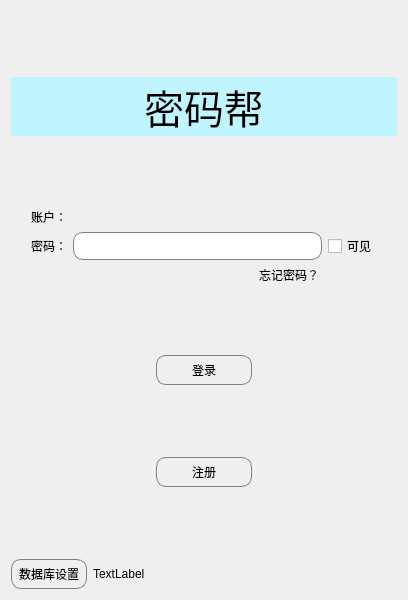
<?xml version="1.0" encoding="UTF-8"?>
<ui version="4.0">
 <class>Login</class>
 <widget class="QWidget" name="Login">
  <property name="geometry">
   <rect>
    <x>0</x>
    <y>0</y>
    <width>408</width>
    <height>600</height>
   </rect>
  </property>
  <property name="windowTitle">
   <string>密码帮登录</string>
  </property>
  <layout class="QVBoxLayout" name="verticalLayout">
   <item>
    <spacer name="verticalSpacer_4">
     <property name="orientation">
      <enum>Qt::Vertical</enum>
     </property>
     <property name="sizeHint" stdset="0">
      <size>
       <width>20</width>
       <height>40</height>
      </size>
     </property>
    </spacer>
   </item>
   <item>
    <widget class="QLabel" name="label">
     <property name="font">
      <font>
       <family>楷体</family>
       <pointsize>30</pointsize>
       <bold>false</bold>
      </font>
     </property>
     <property name="styleSheet">
      <string notr="true">background-color: rgb(192, 245, 255);</string>
     </property>
     <property name="text">
      <string>密码帮</string>
     </property>
     <property name="alignment">
      <set>Qt::AlignCenter</set>
     </property>
    </widget>
   </item>
   <item>
    <spacer name="verticalSpacer_5">
     <property name="orientation">
      <enum>Qt::Vertical</enum>
     </property>
     <property name="sizeHint" stdset="0">
      <size>
       <width>20</width>
       <height>40</height>
      </size>
     </property>
    </spacer>
   </item>
   <item>
    <layout class="QHBoxLayout" name="horizontalLayout_4">
     <item>
      <spacer name="horizontalSpacer_3">
       <property name="orientation">
        <enum>Qt::Horizontal</enum>
       </property>
       <property name="sizeType">
        <enum>QSizePolicy::Fixed</enum>
       </property>
       <property name="sizeHint" stdset="0">
        <size>
         <width>20</width>
         <height>20</height>
        </size>
       </property>
      </spacer>
     </item>
     <item>
      <layout class="QGridLayout" name="gridLayout">
       <item row="1" column="1">
        <widget class="QLineEdit" name="lineEdit_password">
         <property name="styleSheet">
          <string notr="true">QLineEdit {
    border: 1px solid gray;
    border-radius: 10px;
    padding: 5px;
}
</string>
         </property>
         <property name="echoMode">
          <enum>QLineEdit::Password</enum>
         </property>
        </widget>
       </item>
       <item row="1" column="2">
        <widget class="QCheckBox" name="checkBox_showPwd">
         <property name="text">
          <string>可见</string>
         </property>
        </widget>
       </item>
       <item row="1" column="0">
        <widget class="QLabel" name="label_3">
         <property name="text">
          <string>密码：</string>
         </property>
        </widget>
       </item>
       <item row="0" column="0">
        <widget class="QLabel" name="label_2">
         <property name="text">
          <string>账户：</string>
         </property>
        </widget>
       </item>
      </layout>
     </item>
     <item>
      <spacer name="horizontalSpacer_4">
       <property name="orientation">
        <enum>Qt::Horizontal</enum>
       </property>
       <property name="sizeType">
        <enum>QSizePolicy::Fixed</enum>
       </property>
       <property name="sizeHint" stdset="0">
        <size>
         <width>20</width>
         <height>20</height>
        </size>
       </property>
      </spacer>
     </item>
    </layout>
   </item>
   <item>
    <layout class="QHBoxLayout" name="horizontalLayout_5">
     <item>
      <spacer name="horizontalSpacer_7">
       <property name="orientation">
        <enum>Qt::Horizontal</enum>
       </property>
       <property name="sizeType">
        <enum>QSizePolicy::Fixed</enum>
       </property>
       <property name="sizeHint" stdset="0">
        <size>
         <width>200</width>
         <height>5</height>
        </size>
       </property>
      </spacer>
     </item>
     <item>
      <widget class="QPushButton" name="button_lossPwd">
       <property name="sizePolicy">
        <sizepolicy hsizetype="Minimum" vsizetype="Fixed">
         <horstretch>0</horstretch>
         <verstretch>0</verstretch>
        </sizepolicy>
       </property>
       <property name="styleSheet">
        <string notr="true">border: none;
text-align: right;</string>
       </property>
       <property name="text">
        <string>忘记密码？</string>
       </property>
       <property name="flat">
        <bool>false</bool>
       </property>
      </widget>
     </item>
     <item>
      <spacer name="horizontalSpacer_8">
       <property name="orientation">
        <enum>Qt::Horizontal</enum>
       </property>
       <property name="sizeType">
        <enum>QSizePolicy::Fixed</enum>
       </property>
       <property name="sizeHint" stdset="0">
        <size>
         <width>78</width>
         <height>5</height>
        </size>
       </property>
      </spacer>
     </item>
    </layout>
   </item>
   <item>
    <spacer name="verticalSpacer_2">
     <property name="orientation">
      <enum>Qt::Vertical</enum>
     </property>
     <property name="sizeHint" stdset="0">
      <size>
       <width>20</width>
       <height>40</height>
      </size>
     </property>
    </spacer>
   </item>
   <item>
    <layout class="QHBoxLayout" name="horizontalLayout_3" stretch="3,2,3">
     <item>
      <spacer name="horizontalSpacer">
       <property name="orientation">
        <enum>Qt::Horizontal</enum>
       </property>
       <property name="sizeHint" stdset="0">
        <size>
         <width>40</width>
         <height>20</height>
        </size>
       </property>
      </spacer>
     </item>
     <item>
      <widget class="QPushButton" name="button_login">
       <property name="styleSheet">
        <string notr="true">QPushButton {
    border: 1px solid gray;
    border-radius: 10px;
    padding: 5px;
}</string>
       </property>
       <property name="text">
        <string>登录</string>
       </property>
      </widget>
     </item>
     <item>
      <spacer name="horizontalSpacer_2">
       <property name="orientation">
        <enum>Qt::Horizontal</enum>
       </property>
       <property name="sizeHint" stdset="0">
        <size>
         <width>40</width>
         <height>20</height>
        </size>
       </property>
      </spacer>
     </item>
    </layout>
   </item>
   <item>
    <spacer name="verticalSpacer_3">
     <property name="orientation">
      <enum>Qt::Vertical</enum>
     </property>
     <property name="sizeHint" stdset="0">
      <size>
       <width>20</width>
       <height>40</height>
      </size>
     </property>
    </spacer>
   </item>
   <item>
    <layout class="QHBoxLayout" name="horizontalLayout_2" stretch="3,2,3">
     <item>
      <spacer name="horizontalSpacer_5">
       <property name="orientation">
        <enum>Qt::Horizontal</enum>
       </property>
       <property name="sizeHint" stdset="0">
        <size>
         <width>40</width>
         <height>20</height>
        </size>
       </property>
      </spacer>
     </item>
     <item>
      <widget class="QPushButton" name="button_signIn">
       <property name="styleSheet">
        <string notr="true">QPushButton {
    border: 1px solid gray;
    border-radius: 10px;
    padding: 5px;
}</string>
       </property>
       <property name="text">
        <string>注册</string>
       </property>
      </widget>
     </item>
     <item>
      <spacer name="horizontalSpacer_6">
       <property name="orientation">
        <enum>Qt::Horizontal</enum>
       </property>
       <property name="sizeHint" stdset="0">
        <size>
         <width>40</width>
         <height>20</height>
        </size>
       </property>
      </spacer>
     </item>
    </layout>
   </item>
   <item>
    <spacer name="verticalSpacer">
     <property name="orientation">
      <enum>Qt::Vertical</enum>
     </property>
     <property name="sizeHint" stdset="0">
      <size>
       <width>20</width>
       <height>40</height>
      </size>
     </property>
    </spacer>
   </item>
   <item>
    <layout class="QHBoxLayout" name="horizontalLayout" stretch="2,8,0">
     <item>
      <widget class="QPushButton" name="button_databaseSet">
       <property name="styleSheet">
        <string notr="true">QPushButton {
    border: 1px solid gray;
    border-radius: 10px;
    padding: 5px;
}</string>
       </property>
       <property name="text">
        <string>数据库设置</string>
       </property>
      </widget>
     </item>
     <item>
      <widget class="QLabel" name="label_showInfo">
       <property name="text">
        <string>TextLabel</string>
       </property>
      </widget>
     </item>
     <item>
      <spacer name="horizontalSpacer_9">
       <property name="orientation">
        <enum>Qt::Horizontal</enum>
       </property>
       <property name="sizeType">
        <enum>QSizePolicy::Fixed</enum>
       </property>
       <property name="sizeHint" stdset="0">
        <size>
         <width>1</width>
         <height>20</height>
        </size>
       </property>
      </spacer>
     </item>
    </layout>
   </item>
  </layout>
 </widget>
 <resources/>
 <connections/>
</ui>
